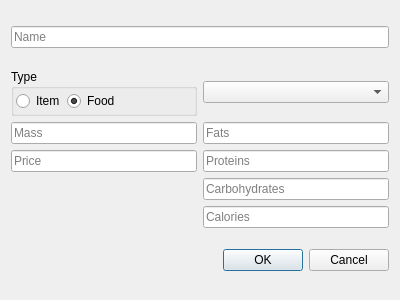
<?xml version="1.0" encoding="UTF-8"?>
<ui version="4.0">
 <class>IngridientWindow</class>
 <widget class="QDialog" name="IngridientWindow">
  <property name="geometry">
   <rect>
    <x>0</x>
    <y>0</y>
    <width>400</width>
    <height>300</height>
   </rect>
  </property>
  <property name="sizePolicy">
   <sizepolicy hsizetype="Fixed" vsizetype="Fixed">
    <horstretch>0</horstretch>
    <verstretch>0</verstretch>
   </sizepolicy>
  </property>
  <property name="minimumSize">
   <size>
    <width>400</width>
    <height>300</height>
   </size>
  </property>
  <property name="maximumSize">
   <size>
    <width>400</width>
    <height>300</height>
   </size>
  </property>
  <property name="windowTitle">
   <string>New Item/Food</string>
  </property>
  <property name="toolTip">
   <string/>
  </property>
  <layout class="QVBoxLayout" name="verticalLayout_1">
   <item>
    <widget class="QLineEdit" name="lineEdit_1">
     <property name="toolTip">
      <string>Enter ingridient name, i.e. &quot;Apple&quot;</string>
     </property>
     <property name="inputMask">
      <string/>
     </property>
     <property name="text">
      <string/>
     </property>
     <property name="placeholderText">
      <string>Name</string>
     </property>
     <property name="clearButtonEnabled">
      <bool>false</bool>
     </property>
    </widget>
   </item>
   <item>
    <layout class="QGridLayout" name="gridLayout_1">
     <item row="4" column="1">
      <widget class="QLineEdit" name="lineEdit_7">
       <property name="toolTip">
        <string>Enter ingridient calories, i.e. &quot;1&quot;</string>
       </property>
       <property name="placeholderText">
        <string>Calories</string>
       </property>
      </widget>
     </item>
     <item row="2" column="0">
      <widget class="QLineEdit" name="lineEdit_4">
       <property name="toolTip">
        <string>Enter ingridient price, i.e. &quot;1.12&quot;</string>
       </property>
       <property name="placeholderText">
        <string>Price</string>
       </property>
      </widget>
     </item>
     <item row="1" column="0">
      <widget class="QLineEdit" name="lineEdit_2">
       <property name="toolTip">
        <string>Enter ingridient mass, i.e. &quot;1.123&quot;</string>
       </property>
       <property name="placeholderText">
        <string>Mass</string>
       </property>
      </widget>
     </item>
     <item row="1" column="1">
      <widget class="QLineEdit" name="lineEdit_3">
       <property name="toolTip">
        <string>Enter ingridient fats, i.e. &quot;1.1&quot;</string>
       </property>
       <property name="placeholderText">
        <string>Fats</string>
       </property>
      </widget>
     </item>
     <item row="3" column="1">
      <widget class="QLineEdit" name="lineEdit_6">
       <property name="toolTip">
        <string>Enter ingridient carbohydrates, i.e. &quot;1.1&quot;</string>
       </property>
       <property name="placeholderText">
        <string>Carbohydrates</string>
       </property>
      </widget>
     </item>
     <item row="2" column="1">
      <widget class="QLineEdit" name="lineEdit_5">
       <property name="toolTip">
        <string>Enter ingridient proteins, i.e. &quot;1.1&quot;</string>
       </property>
       <property name="placeholderText">
        <string>Proteins</string>
       </property>
      </widget>
     </item>
     <item row="0" column="1">
      <widget class="QComboBox" name="comboBox_1">
       <property name="sizePolicy">
        <sizepolicy hsizetype="Minimum" vsizetype="Fixed">
         <horstretch>0</horstretch>
         <verstretch>0</verstretch>
        </sizepolicy>
       </property>
       <property name="minimumSize">
        <size>
         <width>0</width>
         <height>0</height>
        </size>
       </property>
       <property name="toolTip">
        <string>Select ingridient measure type</string>
       </property>
       <property name="editable">
        <bool>false</bool>
       </property>
       <property name="currentText">
        <string/>
       </property>
       <property name="insertPolicy">
        <enum>QComboBox::InsertAtBottom</enum>
       </property>
      </widget>
     </item>
     <item row="0" column="0">
      <widget class="QGroupBox" name="groupBox_1">
       <property name="sizePolicy">
        <sizepolicy hsizetype="Preferred" vsizetype="Preferred">
         <horstretch>0</horstretch>
         <verstretch>0</verstretch>
        </sizepolicy>
       </property>
       <property name="sizeIncrement">
        <size>
         <width>0</width>
         <height>0</height>
        </size>
       </property>
       <property name="baseSize">
        <size>
         <width>0</width>
         <height>0</height>
        </size>
       </property>
       <property name="title">
        <string>Type</string>
       </property>
       <layout class="QHBoxLayout" name="horizontalLayout_2">
        <property name="spacing">
         <number>2</number>
        </property>
        <property name="leftMargin">
         <number>2</number>
        </property>
        <property name="topMargin">
         <number>2</number>
        </property>
        <property name="rightMargin">
         <number>2</number>
        </property>
        <property name="bottomMargin">
         <number>2</number>
        </property>
        <item>
         <widget class="QRadioButton" name="radioButton_2">
          <property name="toolTip">
           <string>Select ingridient type</string>
          </property>
          <property name="text">
           <string>Item</string>
          </property>
         </widget>
        </item>
        <item>
         <widget class="QRadioButton" name="radioButton_1">
          <property name="toolTip">
           <string>Select ingridient type</string>
          </property>
          <property name="text">
           <string>Food</string>
          </property>
          <property name="checked">
           <bool>true</bool>
          </property>
         </widget>
        </item>
        <item>
         <spacer name="horizontalSpacer">
          <property name="orientation">
           <enum>Qt::Horizontal</enum>
          </property>
          <property name="sizeHint" stdset="0">
           <size>
            <width>40</width>
            <height>20</height>
           </size>
          </property>
         </spacer>
        </item>
       </layout>
      </widget>
     </item>
    </layout>
   </item>
   <item>
    <widget class="QDialogButtonBox" name="buttonBox_1">
     <property name="standardButtons">
      <set>QDialogButtonBox::Cancel|QDialogButtonBox::Ok</set>
     </property>
    </widget>
   </item>
  </layout>
 </widget>
 <tabstops>
  <tabstop>lineEdit_1</tabstop>
  <tabstop>radioButton_2</tabstop>
  <tabstop>comboBox_1</tabstop>
  <tabstop>lineEdit_2</tabstop>
  <tabstop>lineEdit_4</tabstop>
  <tabstop>lineEdit_3</tabstop>
  <tabstop>lineEdit_5</tabstop>
  <tabstop>lineEdit_6</tabstop>
  <tabstop>lineEdit_7</tabstop>
 </tabstops>
 <resources/>
 <connections/>
</ui>
